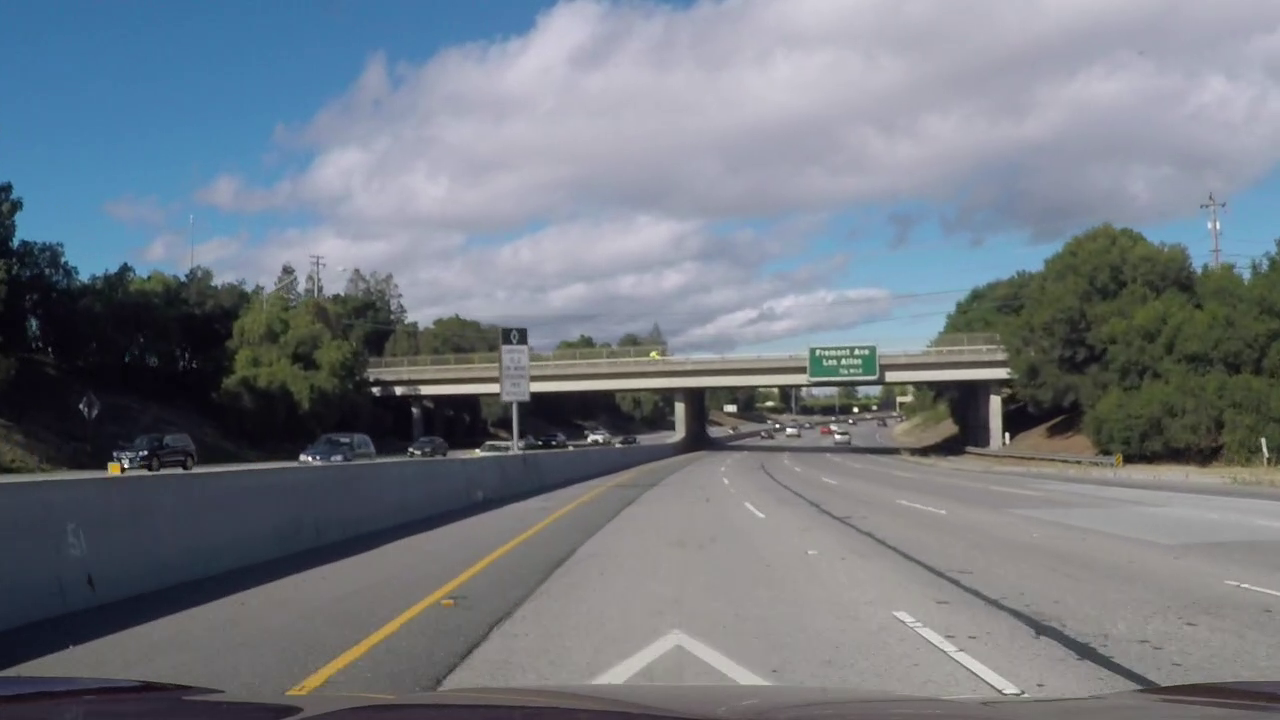
#> input picture test_images/img_temp_5.png, 1280 x 720 px
$ python -i Pipeline.py   (imports and definitions only)   (older library calls are emulated)
#> lines starting #> are read from the running program, lines starting #| are printed output that depends on the picture; after the words box and inside, x2 and y2 are one past the last pixel; in counts of white or black regions, pixels touching at a corner belong together
import pickle
import cv2
import numpy as np
import matplotlib.pyplot as plt
import matplotlib.image as mpimg


# [4 lines left out: function warp, not called in this run]


def undistort(img):
    return cv2.undistort(img, mtx, dist, None, mtx)

# [22 lines left out: function mag_thresh, not called in this run]

def colorGradient30(img, s_thresh=(180,255), sx_thresh=(30, 120)):
    # Convert to HLS color space and separate the S channel
    # Note: img is the undistorted image
#> called with s_thresh = (180, 255), sx_thresh = (30, 120)
    hls = cv2.cvtColor(img, cv2.COLOR_RGB2HLS)
#> hls: shape (720, 1280, 3); mean of channels 0, 1, 2 81.6, 122.9, 37.4
    s_channel = hls[:,:,2]
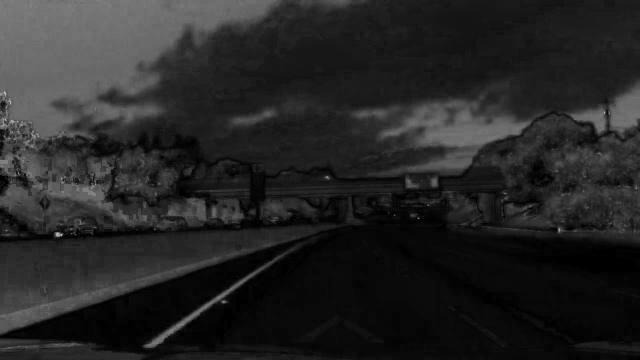
#> s_channel: shape (720, 1280) (shown at 1/2 size); min 0, max 255, mean 37.4

    # Grayscale image
    # NOTE: we already saw that standard grayscaling lost color information for the lane lines
    # Explore gradients in other colors spaces / color channels to see what might work better
    gray = cv2.cvtColor(img, cv2.COLOR_RGB2GRAY)
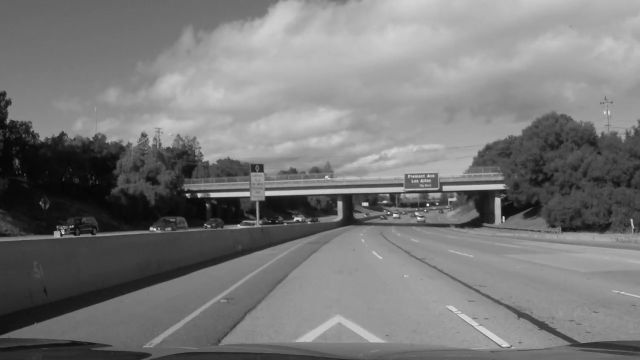
#> gray: shape (720, 1280) (shown at 1/2 size); min 0, max 255, mean 120.6

    # Sobel x
    sobelx = cv2.Sobel(gray, cv2.CV_64F, 1, 0) # Take the derivative in x
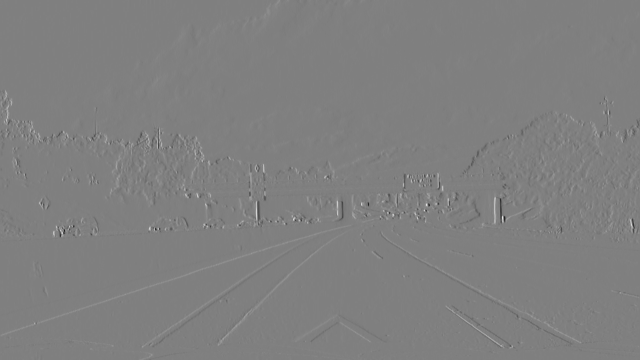
#> sobelx: shape (720, 1280) float64 (shown at 1/2 size); min -653, max 648, mean 0.4; drawn with min black and max white
    abs_sobelx = np.absolute(sobelx) # Absolute x derivative to accentuate lines away from horizontal
    scaled_sobel = np.uint8(255*abs_sobelx/np.max(abs_sobelx))

    # Threshold x gradient
    thresh_min = sx_thresh[0]
    thresh_max = sx_thresh[1]
    sxbinary = np.zeros_like(scaled_sobel)
    sxbinary[(scaled_sobel >= thresh_min) & (scaled_sobel <= thresh_max)] = 1

    # Threshold color channel
    s_thresh_min = s_thresh[0]
    s_thresh_max = s_thresh[1]
    s_binary = np.zeros_like(s_channel)
    s_binary[(s_channel >= s_thresh_min) & (s_channel <= s_thresh_max)] = 1

    # Stack each channel to view their individual contributions in green and blue respectively
    # This returns a stack of the two binary images, whose components you can see as different colors
    color_binary = np.dstack(( np.zeros_like(sxbinary), sxbinary, s_binary))

    # Combine the two binary thresholds
    combined_binary = np.zeros_like(sxbinary)
    combined_binary[(s_binary == 1) | (sxbinary == 1)] = 1
    return combined_binary


# [354 lines left out: functions colorGradient, rgb2bw, rgb2gray, pipeline, maskAreaOfInterest, window_mask and 4 more, not called in this run]


# Read in the saved camera matrix and distortion coefficients
# These are the arrays you calculated using cv2.calibrateCamera()
# [1 line not run here, left out]
# [1 line that did not run here, left out]
# [1 line that did not run here, left out]
# [1 line that did not run here, left out]
# [1 line that did not run here, left out]
# [1 line that did not run here, left out]
# [1 line that did not run here, left out]


# [1 line not run here, left out]
# [1 line that did not run here, left out]

# [6 lines of commented-out code are left out]

# [1 line that did not run here, left out]

# [1 line that did not run here, left out]
# [1 line that did not run here, left out]


f, (ax1, ax2) = plt.subplots(1, 2, figsize=(20,10))
# [5 lines not run here, left out]

>>> import cv2
>>> picture = cv2.cvtColor(cv2.imread('../test_images/img_temp_5.png'), cv2.COLOR_BGR2RGB)
>>> result = colorGradient30(picture)
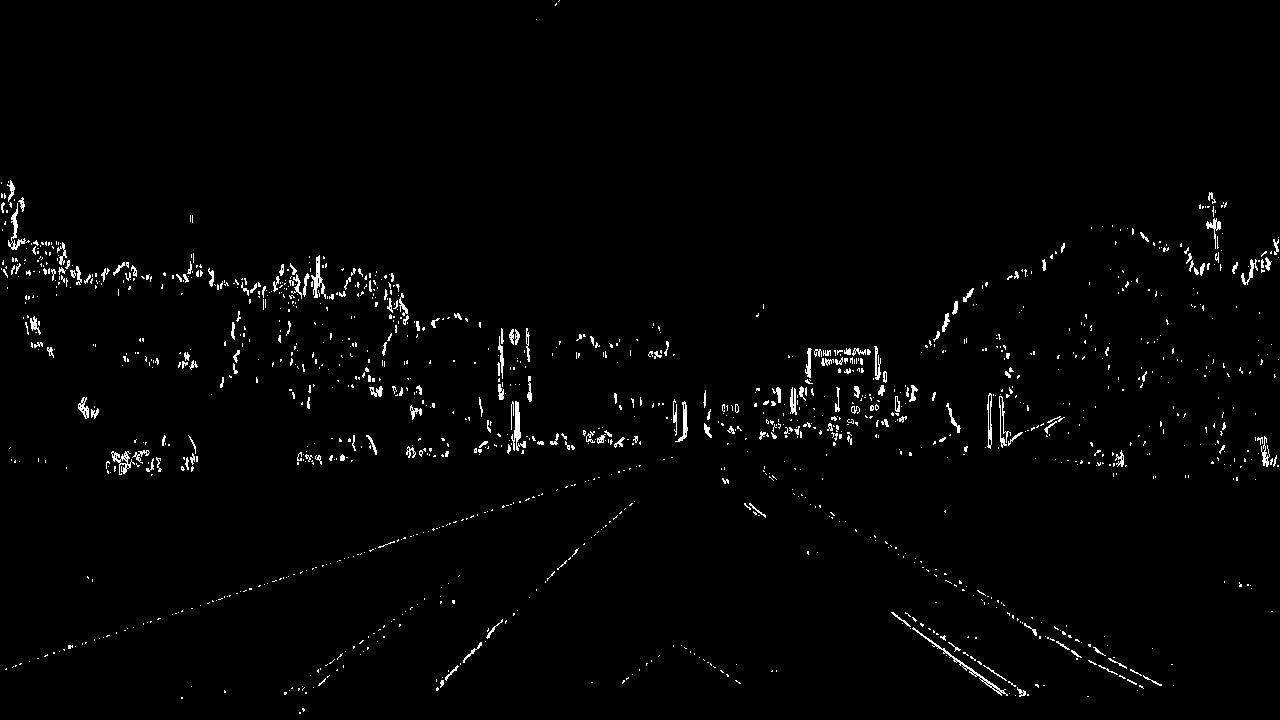
#> result: shape (720, 1280); values 0 (black) and 1 (white), 1.6% white in thin lines or dots

$ run again, on test_images/img_temp_134.png
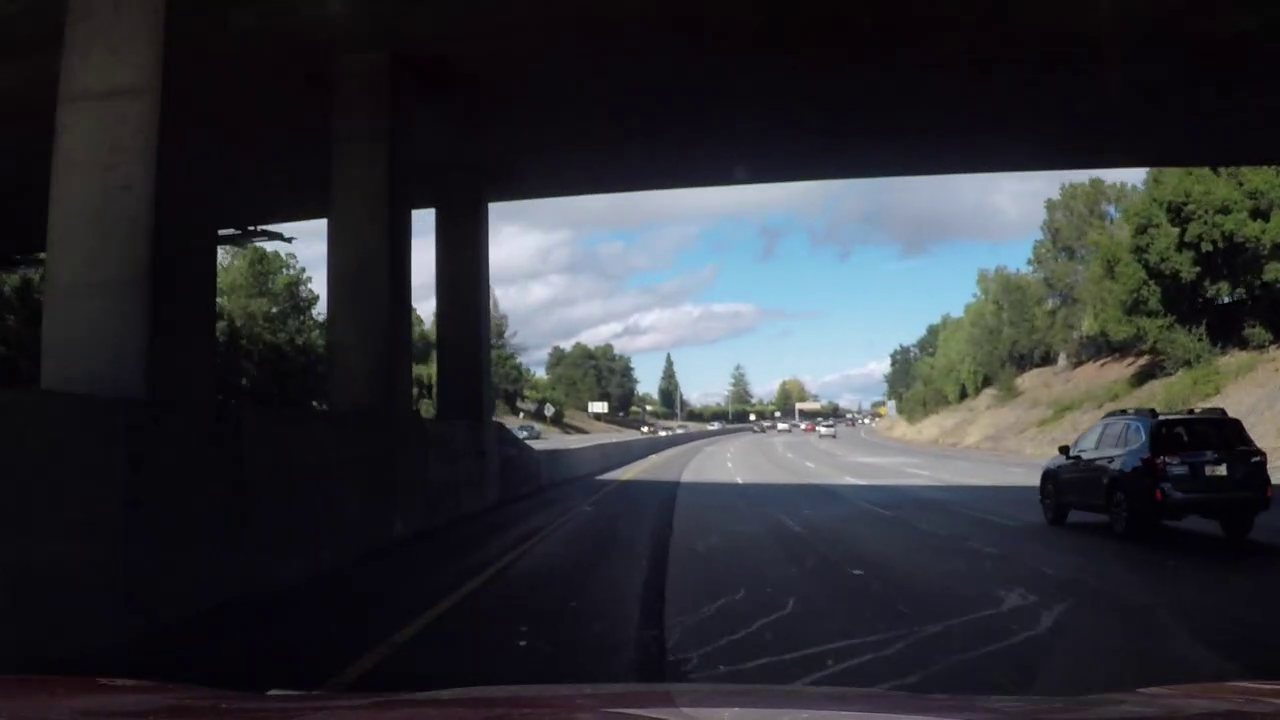
#> input picture test_images/img_temp_134.png, 1280 x 720 px
#> hls: shape (720, 1280, 3); mean of channels 0, 1, 2 114.2, 50.4, 63.8
#> in colorGradient30, `sobelx = cv2.Sobel(gray, cv2.CV_64F, 1, 0)`:
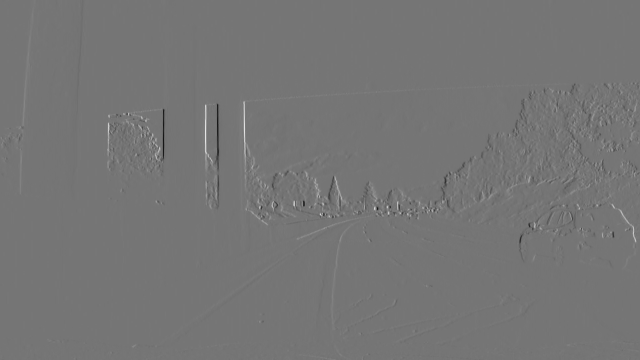
#> sobelx: shape (720, 1280) float64 (shown at 1/2 size); min -621, max 726, mean 0.2; drawn with min black and max white
#> `result = colorGradient30(picture)`:
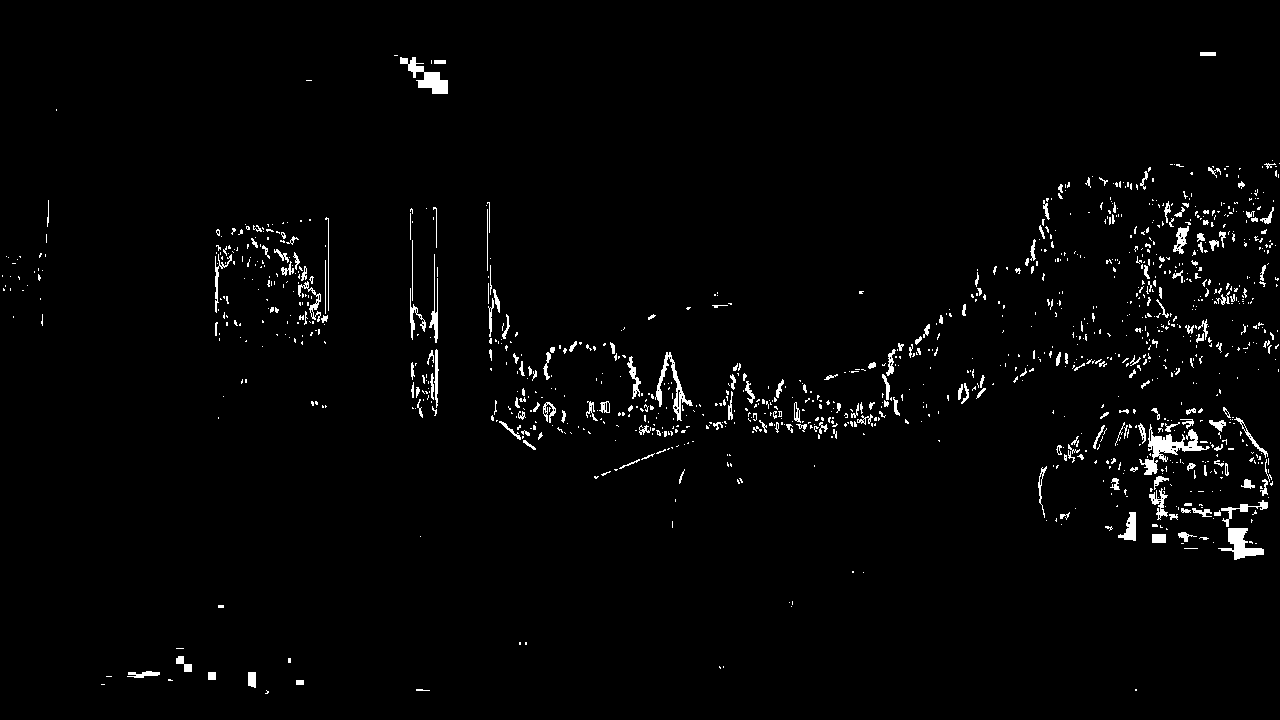
#> result: shape (720, 1280); values 0 (black) and 1 (white), 2.1% white; 1162 white regions (944 under 20 px), largest, box (x1, y1, x2, y2) and area: (1139, 424, 1210, 475) 986, (400, 57, 448, 94) 687, (1218, 528, 1264, 560) 624

$ run again, on test_images/bosch_1.jpg
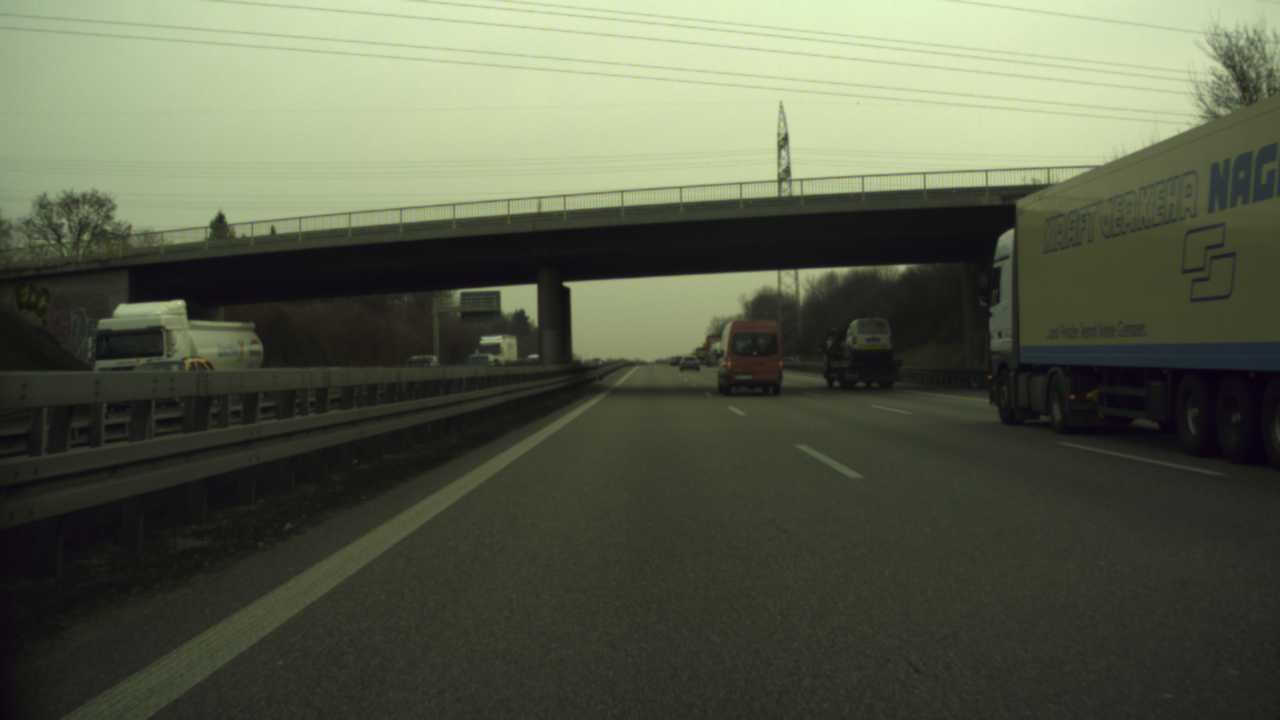
#> input picture test_images/bosch_1.jpg, 1280 x 720 px
#> hls: shape (720, 1280, 3); mean of channels 0, 1, 2 39.6, 83.1, 46.6
#> in colorGradient30, `sobelx = cv2.Sobel(gray, cv2.CV_64F, 1, 0)`:
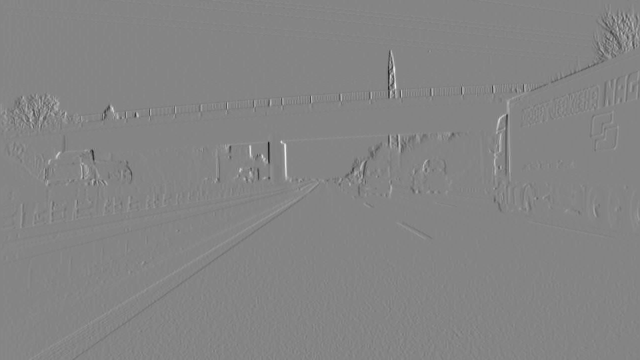
#> sobelx: shape (720, 1280) float64 (shown at 1/2 size); min -391, max 360, mean 0; drawn with min black and max white
#> `result = colorGradient30(picture)`:
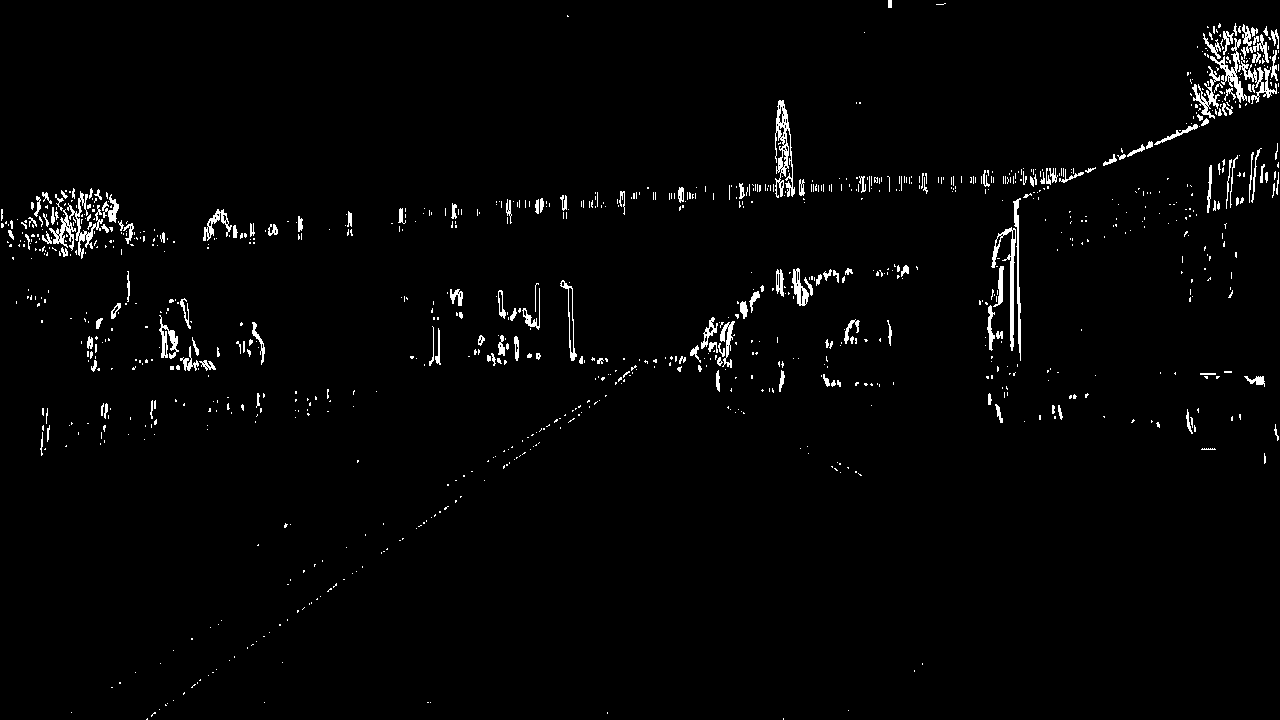
#> result: shape (720, 1280); values 0 (black) and 1 (white), 2% white in thin lines or dots
